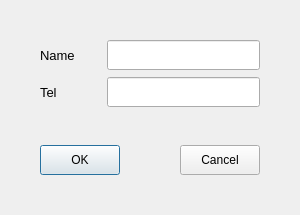
<?xml version="1.0" encoding="UTF-8"?>
<ui version="4.0">
 <class>AddEmpDialog</class>
 <widget class="QDialog" name="AddEmpDialog">
  <property name="geometry">
   <rect>
    <x>0</x>
    <y>0</y>
    <width>300</width>
    <height>215</height>
   </rect>
  </property>
  <property name="minimumSize">
   <size>
    <width>300</width>
    <height>200</height>
   </size>
  </property>
  <property name="windowTitle">
   <string>Dialog</string>
  </property>
  <layout class="QVBoxLayout" name="verticalLayout_2">
   <property name="spacing">
    <number>7</number>
   </property>
   <property name="leftMargin">
    <number>40</number>
   </property>
   <property name="topMargin">
    <number>40</number>
   </property>
   <property name="rightMargin">
    <number>40</number>
   </property>
   <property name="bottomMargin">
    <number>40</number>
   </property>
   <item>
    <layout class="QHBoxLayout" name="horizontalLayout">
     <item>
      <widget class="QLabel" name="label">
       <property name="minimumSize">
        <size>
         <width>60</width>
         <height>30</height>
        </size>
       </property>
       <property name="font">
        <font>
         <pointsize>10</pointsize>
        </font>
       </property>
       <property name="text">
        <string>Name</string>
       </property>
      </widget>
     </item>
     <item>
      <widget class="QLineEdit" name="nameLineEdit">
       <property name="minimumSize">
        <size>
         <width>0</width>
         <height>30</height>
        </size>
       </property>
      </widget>
     </item>
    </layout>
   </item>
   <item>
    <layout class="QHBoxLayout" name="horizontalLayout_4">
     <item>
      <widget class="QLabel" name="label_2">
       <property name="minimumSize">
        <size>
         <width>60</width>
         <height>30</height>
        </size>
       </property>
       <property name="font">
        <font>
         <pointsize>10</pointsize>
        </font>
       </property>
       <property name="text">
        <string>Tel</string>
       </property>
      </widget>
     </item>
     <item>
      <widget class="QLineEdit" name="telLineEdit">
       <property name="minimumSize">
        <size>
         <width>0</width>
         <height>30</height>
        </size>
       </property>
      </widget>
     </item>
    </layout>
   </item>
   <item>
    <layout class="QVBoxLayout" name="verticalLayout_3">
     <item>
      <widget class="QLabel" name="errorLabel">
       <property name="font">
        <font>
         <pointsize>10</pointsize>
         <italic>true</italic>
        </font>
       </property>
       <property name="text">
        <string/>
       </property>
      </widget>
     </item>
    </layout>
   </item>
   <item>
    <layout class="QHBoxLayout" name="horizontalLayout_5">
     <item>
      <widget class="QPushButton" name="okButton">
       <property name="minimumSize">
        <size>
         <width>60</width>
         <height>30</height>
        </size>
       </property>
       <property name="text">
        <string>OK</string>
       </property>
      </widget>
     </item>
     <item>
      <spacer name="horizontalSpacer">
       <property name="orientation">
        <enum>Qt::Orientation::Horizontal</enum>
       </property>
       <property name="sizeHint" stdset="0">
        <size>
         <width>40</width>
         <height>20</height>
        </size>
       </property>
      </spacer>
     </item>
     <item>
      <widget class="QPushButton" name="cancelButton">
       <property name="minimumSize">
        <size>
         <width>0</width>
         <height>30</height>
        </size>
       </property>
       <property name="text">
        <string>Cancel</string>
       </property>
      </widget>
     </item>
    </layout>
   </item>
  </layout>
 </widget>
 <resources/>
 <connections/>
</ui>
